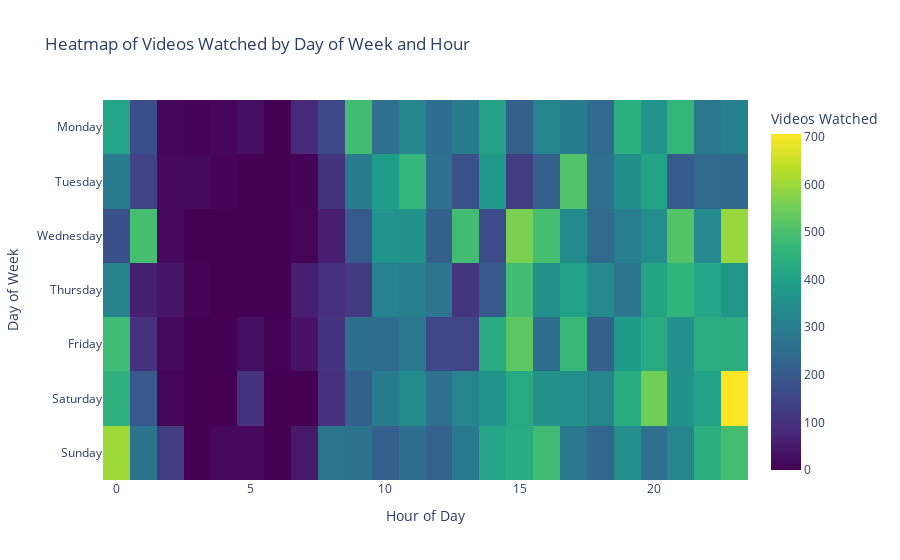

The notebook cell this image was saved under:
### Markdown cell above
# Heat Map

Finally I constructed a heat map that combines the two above graphs and highlights the trends present.

### Code cell
import pandas as pd
import plotly.express as px

# Load the updated CSV file
file_path = "Data/watch_data_eng.csv"
df = pd.read_csv(file_path)

# Clean and convert Watch Date and Hour
df['Watch Date'] = pd.to_datetime(df['Watch Date'], format='%d %b %Y', errors='coerce')
df['Watch Hour'] = pd.to_datetime(df['Watch Hour'], format='%H:%M:%S', errors='coerce').dt.hour

# Extract day of the week
df['Day of Week'] = df['Watch Date'].dt.day_name()

# Pivot table to count videos watched by day and hour
heatmap_data = df.pivot_table(index='Day of Week', columns='Watch Hour', aggfunc='size', fill_value=0)

# Reorder days for better visualization
ordered_days = ['Monday', 'Tuesday', 'Wednesday', 'Thursday', 'Friday', 'Saturday', 'Sunday']
heatmap_data = heatmap_data.reindex(ordered_days)

# Create a heatmap
fig = px.imshow(heatmap_data,
                labels=dict(x="Hour of Day", y="Day of Week", color="Videos Watched"),
                title="Heatmap of Videos Watched by Day of Week and Hour",
                color_continuous_scale="Viridis")  # You can change this gradient

# Show the chart
fig.show()

### Figure 1 — Plotly figure (JSON) as saved in the notebook; plotly's stock layout.template omitted (floating-point values rounded to 4 significant figures; data arrays with more than 128 entries replaced by an {"elided": "..."} marker saying what was removed)
{"data": [{"coloraxis": "coloraxis", "hovertemplate": "Hour of Day: %{x}<br>Day of Week: %{y}<br>Videos Watched: %{z}<extra></extra>", "name": "0", "type": "heatmap", "x": [0, 1, 2, 3, 4, 5, 6, 7, 8, 9, 10, 11, 12, 13, 14, 15, 16, 17, 18, 19, 20, 21, 22, 23], "xaxis": "x", "y": ["Monday", "Tuesday", "Wednesday", "Thursday", "Friday", "Saturday", "Sunday"], "yaxis": "y", "z": {"elided": "7x24 int values"}}], "layout": {"coloraxis": {"colorbar": {"title": {"text": "Videos Watched"}}, "colorscale": [[0, "#440154"], [0.1111, "#482878"], [0.2222, "#3e4989"], [0.3333, "#31688e"], [0.4444, "#26828e"], [0.5556, "#1f9e89"], [0.6667, "#35b779"], [0.7778, "#6ece58"], [0.8889, "#b5de2b"], [1, "#fde725"]]}, "title": {"text": "Heatmap of Videos Watched by Day of Week and Hour"}, "xaxis": {"anchor": "y", "constrain": "domain", "domain": [0, 1], "scaleanchor": "y", "title": {"text": "Hour of Day"}}, "yaxis": {"anchor": "x", "autorange": "reversed", "constrain": "domain", "domain": [0, 1], "title": {"text": "Day of Week"}}}}
